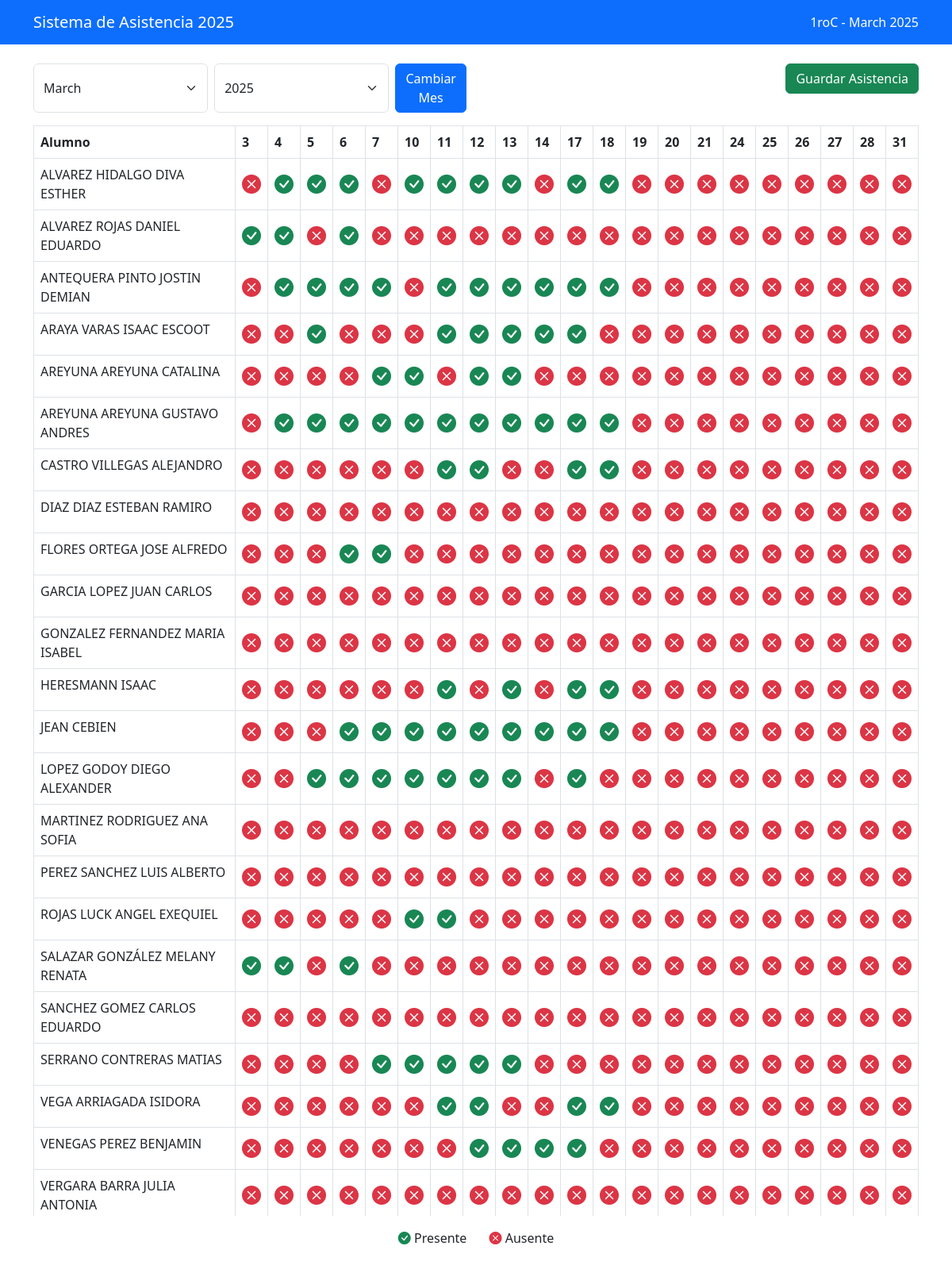
Page /asistencia/1 (signed in) on the committed database.
### tables this page shows
CREATE TABLE cursos (
                id INTEGER PRIMARY KEY AUTOINCREMENT,
                nombre TEXT UNIQUE
            );

CREATE TABLE alumnos (
                id INTEGER PRIMARY KEY AUTOINCREMENT,
                nombre TEXT,
                id_curso INTEGER,
                FOREIGN KEY(id_curso) REFERENCES cursos(id)
            );

### app.py (the view)
@app.route('/asistencia/<int:curso_id>')
@login_required
def asistencia(curso_id):
    conn = get_db_connection()
    curso = conn.execute('SELECT * FROM cursos WHERE id = ?', (curso_id,)).fetchone()
    alumnos = conn.execute('SELECT * FROM alumnos WHERE id_curso = ? ORDER BY nombre', (curso_id,)).fetchall()
    today = date.today()
    month = request.args.get('month', type=int, default=today.month)
    year = request.args.get('year', type=int, default=today.year)
    cal = calendar.monthcalendar(year, month)
    weekdays = []
    for week in cal:
        for day in week:
            if day != 0 and date(year, month, day).weekday() < 5:  # Monday to Friday
                weekdays.append(day)
    attendance_data = {}
    for alumno in alumnos:
        attendance_data[alumno['id']] = {}
        for day in weekdays:
            fecha = f"{year}-{month:02d}-{day:02d}"
            asistencia = conn.execute(
                'SELECT presente FROM asistencia WHERE id_alumno = ? AND fecha = ?',
                (alumno['id'], fecha)
            ).fetchone()
            attendance_data[alumno['id']][day] = asistencia['presente'] if asistencia else None
    conn.close()
    mes_nombre = obtener_nombre_mes(month)
    return render_template('asistencia.html',
                         curso=curso,
                         alumnos=alumnos,
                         weekdays=weekdays,
                         attendance=attendance_data,
                         month=month,
                         year=year,
                         month_name=mes_nombre,
                         calendar=calendar)

### app.py (called while the page is built)
def obtener_nombre_mes(numero_mes):
    try:
        fecha = datetime(2000, numero_mes, 1)
        return fecha.strftime('%B').capitalize()
    except:
        return MESES.get(numero_mes, '')

def login_required(f):
    @wraps(f)
    def decorated_function(*args, **kwargs):
        if 'user_id' not in session:
            flash('Por favor inicia sesión para acceder', 'error')
            return redirect(url_for('login'))
        return f(*args, **kwargs)
    return decorated_function

def get_db_connection():
    conn = sqlite3.connect(DB_PATH)
    conn.row_factory = sqlite3.Row
    return conn

### templates/asistencia.html (shortened to what this page needs)
<!DOCTYPE html>
<html lang="es">
<head>
    <link href="https://cdn.jsdelivr.net/npm/bootstrap@5.3.0/dist/css/bootstrap.min.css" rel="stylesheet">
    <link href="https://cdn.jsdelivr.net/npm/bootstrap-icons@1.7.2/font/bootstrap-icons.css" rel="stylesheet">
</head>
<body>
    <nav class="navbar navbar-expand-lg navbar-dark bg-primary">
        <div class="container">
            <a class="navbar-brand" href="/">Sistema de Asistencia 2025</a>
            <div class="navbar-text text-white">
                {{ curso.nombre }} - {{ month_name }} {{ year }}
            </div>
        </div>
    </nav>
    <div class="container mt-4">
        <div class="row mb-3">
            <div class="col">
                <form class="d-flex" id="monthForm">
                    <select class="form-select me-2" name="month" id="month">
                        {% for i in range(1, 13) %}
                        <option value="{{ i }}" {% if i == month %}selected{% endif %}>
                            {{ calendar.month_name[i] }}
                        </option>
                        {% endfor %}
                    </select>
                    <select class="form-select me-2" name="year" id="year">
                        {% for y in range(year-1, year+2) %}
                        <option value="{{ y }}" {% if y == year %}selected{% endif %}>{{ y }}</option>
                        {% endfor %}
                    </select>
                    <button type="submit" class="btn btn-primary">Cambiar Mes</button>
                </form>
            </div>
            <div class="col text-end">
                <button class="btn btn-success" onclick="saveAttendance()">Guardar Asistencia</button>
            </div>
        </div>
        <div class="table-responsive">
            <table class="table table-bordered">
                <thead>
                    <tr>
                        <th>Alumno</th>
                        {% for day in weekdays %}
                        <th>{{ day }}</th>
                        {% endfor %}
                    </tr>
                </thead>
                <tbody>
                    {% for alumno in alumnos %}
                    <tr>
                        <td>{{ alumno.nombre }}</td>
                        {% for day in weekdays %}
                        <td class="attendance-cell {% if attendance[alumno.id][day] == 1 %}present{% elif attendance[alumno.id][day] == 0 %}absent{% endif %}"
                            data-alumno="{{ alumno.id }}"
                            data-day="{{ day }}"
                            onclick="toggleAttendance(this)">
                            <i class="bi attendance-check {% if attendance[alumno.id][day] == 1 %}bi-check-circle-fill{% elif attendance[alumno.id][day] == 0 %}bi-x-circle-fill{% else %}bi-circle{% endif %}"></i>
                        </td>
                        {% endfor %}
                    </tr>
                    {% endfor %}
                </tbody>
            </table>
        </div>
        <div class="mt-3 text-center">
            <span class="me-4">
                <i class="bi bi-check-circle-fill text-success"></i> Presente
            </span>
            <span>
                <i class="bi bi-x-circle-fill text-danger"></i> Ausente
            </span>
        </div>
    </div>
</body>
</html>

### templates/asistencia.html (style rules this page uses)
.table-responsive { max-height: 70vh; overflow-y: auto; }
th { position: sticky; top: 0; background-color: #fff; z-index: 1; }
.attendance-cell { cursor: pointer; width: 40px; height: 40px; text-align: center; vertical-align: middle; transition: all 0.3s ease; }
.attendance-check { font-size: 1.5em; cursor: pointer; transition: all 0.3s ease; }
.present .attendance-check { color: #198754; }
.absent .attendance-check { color: #dc3545; }

### rows in the picture
cursos: nombre "1roC"
alumnos: nombre "ALVAREZ HIDALGO DIVA ESTHER"
alumnos: nombre "ALVAREZ ROJAS DANIEL EDUARDO"
alumnos: nombre "ANTEQUERA PINTO JOSTIN DEMIAN"
alumnos: nombre "ARAYA VARAS ISAAC ESCOOT"
alumnos: nombre "AREYUNA AREYUNA CATALINA"
alumnos: nombre "AREYUNA AREYUNA GUSTAVO ANDRES"
alumnos: nombre "CASTRO VILLEGAS ALEJANDRO"
alumnos: nombre "DIAZ DIAZ ESTEBAN RAMIRO"
alumnos: nombre "FLORES ORTEGA JOSE ALFREDO"
alumnos: nombre "GARCIA LOPEZ JUAN CARLOS"
alumnos: nombre "GONZALEZ FERNANDEZ MARIA ISABEL"
alumnos: nombre "HERESMANN ISAAC"
alumnos: nombre "JEAN CEBIEN"
alumnos: nombre "LOPEZ GODOY DIEGO ALEXANDER"
alumnos: nombre "MARTINEZ RODRIGUEZ ANA SOFIA"
alumnos: nombre "PEREZ SANCHEZ LUIS ALBERTO"
alumnos: nombre "ROJAS LUCK ANGEL EXEQUIEL"
alumnos: nombre "SALAZAR GONZÁLEZ MELANY RENATA"
alumnos: nombre "SANCHEZ GOMEZ CARLOS EDUARDO"
alumnos: nombre "SERRANO CONTRERAS MATIAS"
alumnos: nombre "VEGA ARRIAGADA ISIDORA"
alumnos: nombre "VENEGAS PEREZ BENJAMIN"
alumnos: nombre "VERGARA BARRA JULIA ANTONIA"

### other values in the picture
{{ month_name }} "March"
{{ year }} "2025"
{{ day }} "3" "4" "5" "6" "7" "10" "11" "12" "13" "14" "17" "18" "19" "20" "21" "24" "25" "26" "27" "28" "31"
form field month "March"
form field year "2025"
